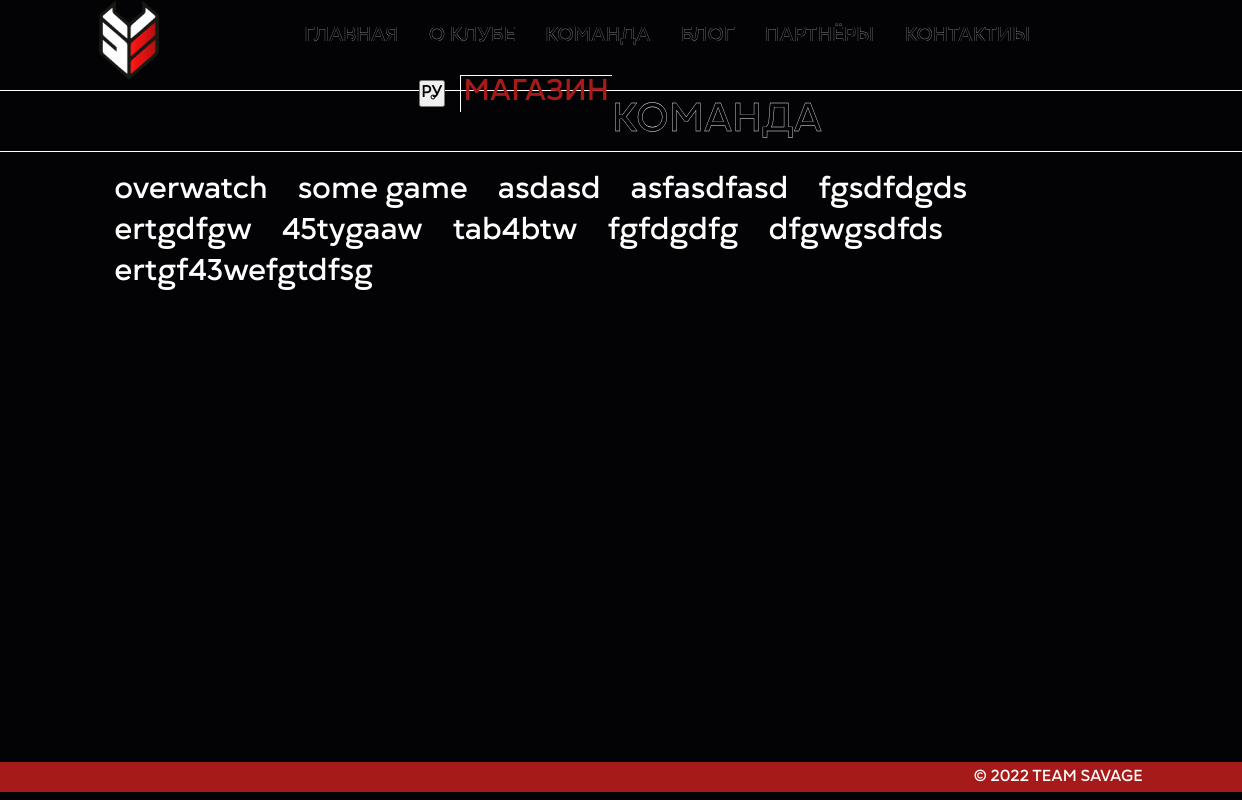
The page /teams/ on the database as committed earlier.
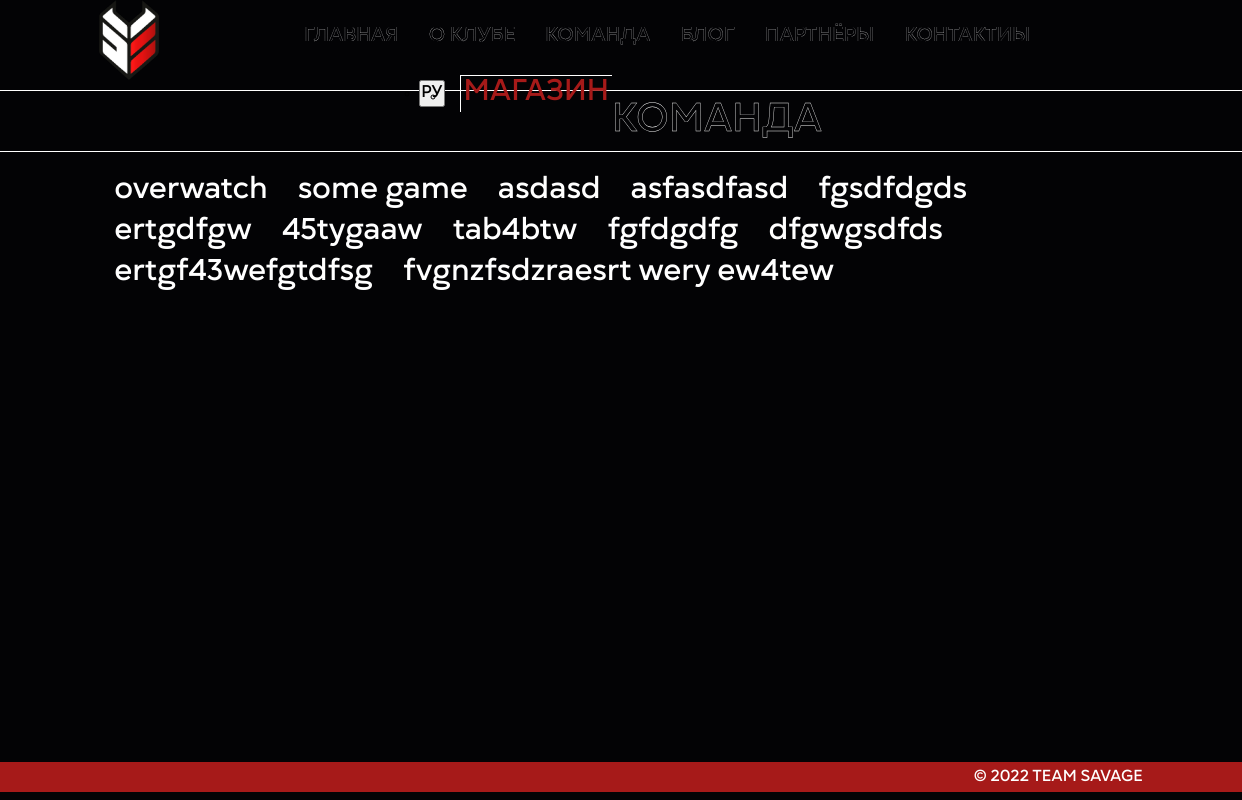
The same page on the database as committed later.
### savage_bcw/models.py (models this page shows, shortened)
class Game(models.Model):
    name = models.CharField(max_length=200)

### savage_bcw/views.py (the view)
# urls.py: re_path(r'^teams/$', GameView.as_view(), name='teams'),
class GameView(View):
    def get(self, request):
        games = Game.objects.all()
        context = {'games': games}
        return render(request, 'savage_bcw/team/teams.html', context)

### templates/savage_bcw/team/teams.html (shortened to what this page needs)
{% extends 'savage_bcw/base.html' %}
{% block content %}
    <div class="teams-title"><p>КОМАНДА</p></div>
    {% for game in games %}
        <div><a id="game-link" href="{% url 'main:selected_game' game.pk %}">{{ game.name }}</a></div>
    {% endfor %}
{% endblock %}

Rows that differ between the two databases and show on the page:
added Game: name "fvgnzfsdzraesrt wery ew4tew"
